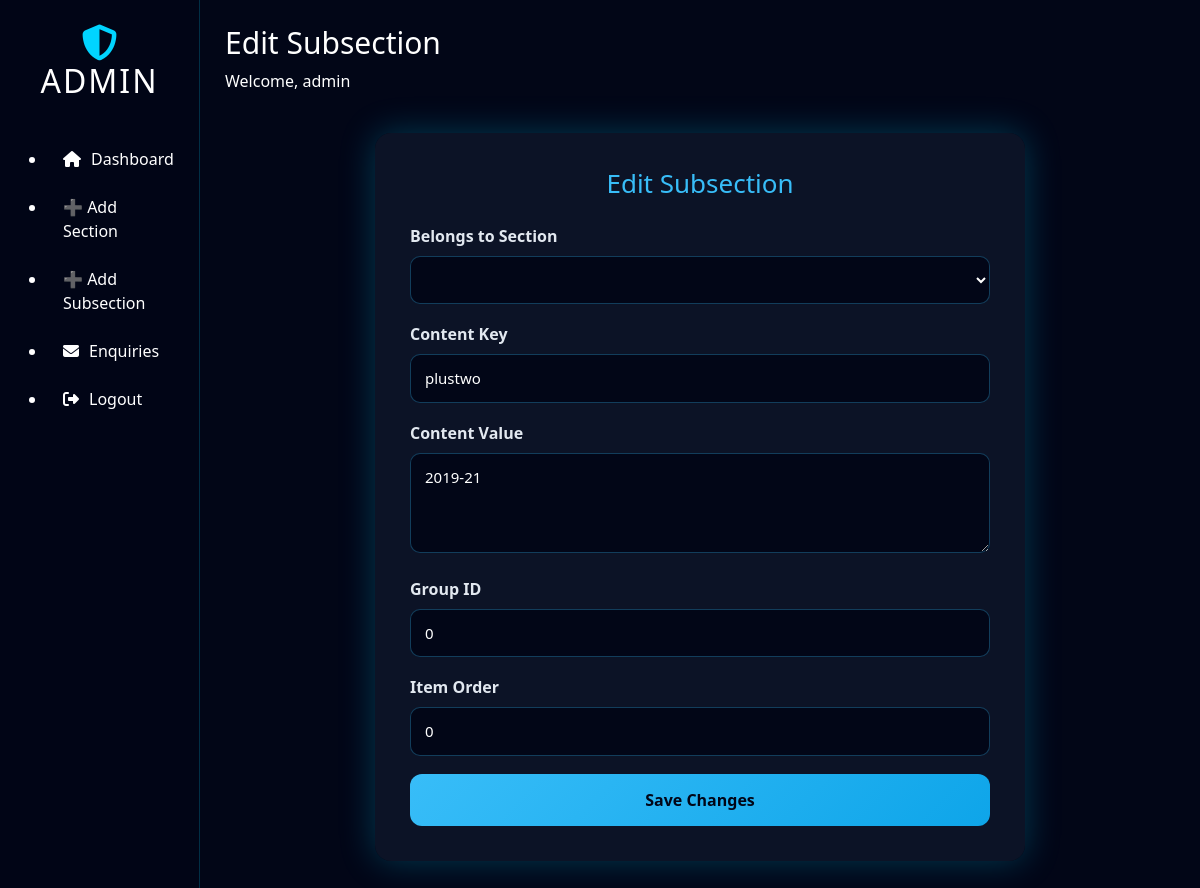
Page /admin/subsections/edit/1 (signed in) on the earlier database version.
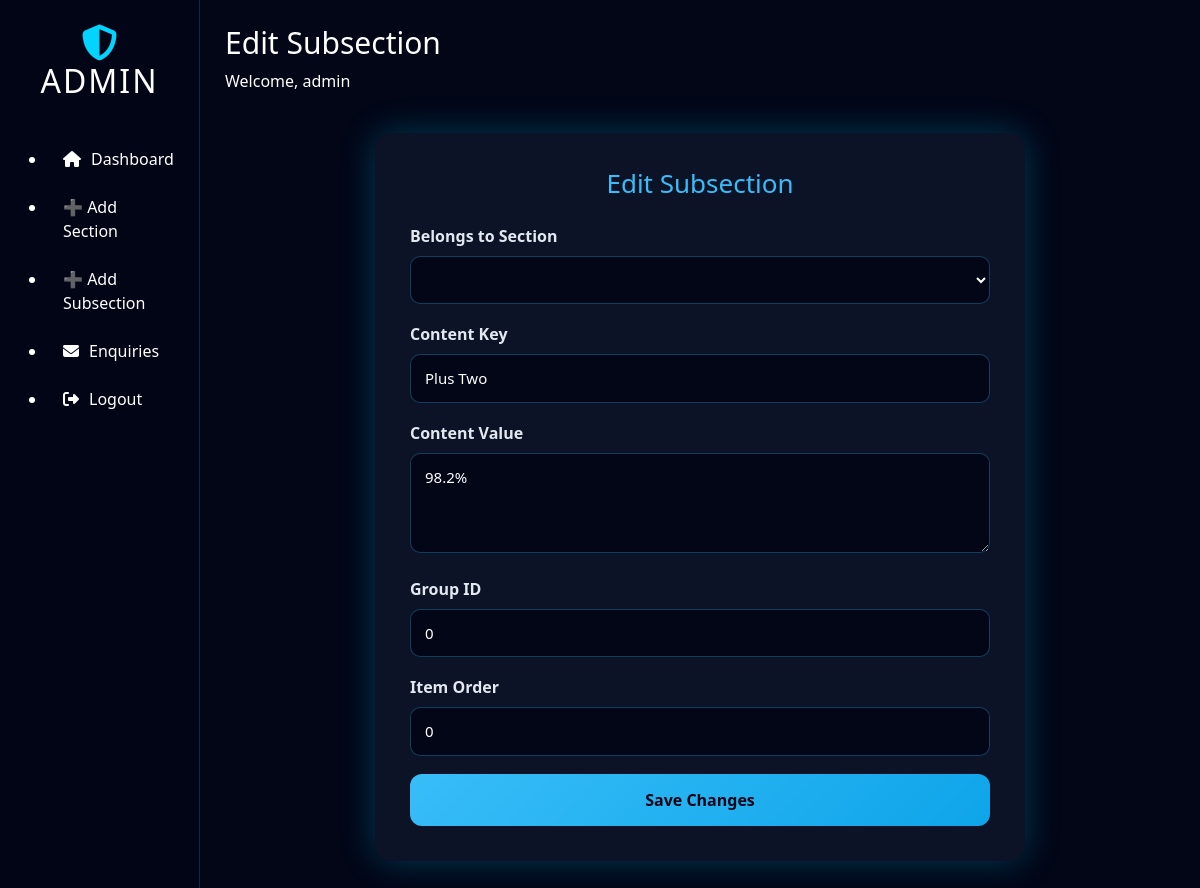
Same page on the later database version.
### models.py (models this page shows)
class SectionBody(db.Model):
    __tablename__ = "section_body"
    id = db.Column(db.Integer, primary_key=True)
    section_id = db.Column(db.Integer, db.ForeignKey("section_head.id"), nullable=False)
    content_key = db.Column(db.String(100), nullable=False)
    content_value = db.Column(db.Text, nullable=False)
    group_id = db.Column(db.Integer, default=0)
    item_order = db.Column(db.Integer, default=0)

### admin/routes.py (the view, shortened to what this page needs)
@admin_bp.route("/subsections/edit/<int:id>", methods=["GET", "POST"])
@login_required
def edit_subsection(id):
    item = SectionBody.query.get_or_404(id)
    return render_template("edit_subsection.html", item=item)

### admin/routes.py (called while the page is built)
def login_required(f):
    from functools import wraps
    @wraps(f)
    def wrapper(*args, **kwargs):
        if "admin_id" not in session:
            return redirect(url_for("admin.login"))
        return f(*args, **kwargs)
    return wrapper

### templates/edit_subsection.html (shortened to what this page needs)
{% extends "admin_layout.html" %}
{% set page_title = "Edit Subsection" %}
{% block content %}
<div class="admin-form-wrapper">
    <h2>Edit Subsection</h2>
    <form method="POST">
        <div class="form-group">
            <label>Belongs to Section</label>
            <select name="section_id" required>
            </select>
        </div>
        <div class="form-group">
            <label>Content Key</label>
            <input type="text" name="content_key" value="{{ item.content_key }}" required>
        </div>
        <div class="form-group">
            <label>Content Value</label>
            <textarea name="content_value" required>{{ item.content_value }}</textarea>
        </div>
        <div class="form-group">
            <label>Group ID</label>
            <input type="number" name="group_id" value="{{ item.group_id }}">
        </div>
        <div class="form-group">
            <label>Item Order</label>
            <input type="number" name="item_order" value="{{ item.item_order }}">
        </div>
        <button type="submit" class="submit-btn">Save Changes</button>
    </form>
</div>
{% endblock %}

Differences in the rows shown:
changed SectionBody: content_key "plustwo" → "Plus Two"; content_value "2019-21" → "98.2%"
